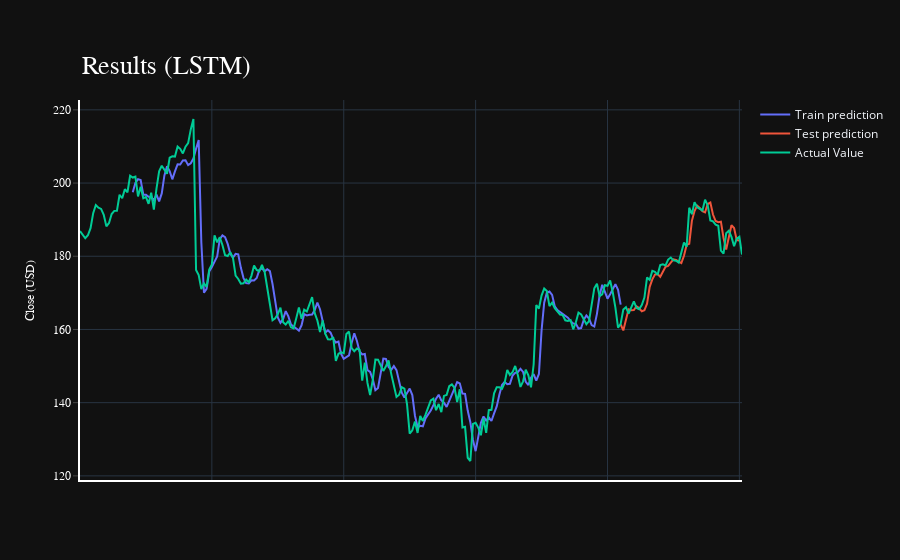

This figure's notebook cell:
### Markdown cell above
## 7. 绘制图像

### Code cell
import plotly.express as px
import plotly.graph_objects as go

fig = go.Figure()
fig.add_trace(go.Scatter(go.Scatter(x=result.index, y=result[0],
                    mode='lines',
                    name='Train prediction')))
fig.add_trace(go.Scatter(x=result.index, y=result[1],
                    mode='lines',
                    name='Test prediction'))
fig.add_trace(go.Scatter(go.Scatter(x=result.index, y=result[2],
                    mode='lines',
                    name='Actual Value')))
fig.update_layout(
    xaxis=dict(
        showline=True,
        showgrid=True,
        showticklabels=False,
        linecolor='white',
        linewidth=2
    ),
    yaxis=dict(
        title_text='Close (USD)',
        titlefont=dict(
            family='Rockwell',
            size=12,
            color='white',
        ),
        showline=True,
        showgrid=True,
        showticklabels=True,
        linecolor='white',
        linewidth=2,
        ticks='outside',
        tickfont=dict(
            family='Rockwell',
            size=12,
            color='white',
        ),
    ),
    showlegend=True,
    template = 'plotly_dark'

)



annotations = []
annotations.append(dict(xref='paper', yref='paper', x=0.0, y=1.05,
                              xanchor='left', yanchor='bottom',
                              text='Results (LSTM)',
                              font=dict(family='Rockwell',
                                        size=26,
                                        color='white'),
                              showarrow=False))
fig.update_layout(annotations=annotations)

fig.show()

### Figure 1 — Plotly figure (JSON) as saved in the notebook; plotly's stock layout.template omitted (floating-point values rounded to 4 significant figures; data arrays with more than 128 entries replaced by an {"elided": "..."} marker saying what was removed)
{"data": [{"mode": "lines", "name": "Train prediction", "x": {"elided": "252 int values"}, "y": {"elided": "252 float values"}, "type": "scatter"}, {"mode": "lines", "name": "Test prediction", "x": {"elided": "252 int values"}, "y": {"elided": "252 float values"}, "type": "scatter"}, {"mode": "lines", "name": "Actual Value", "x": {"elided": "252 int values"}, "y": {"elided": "252 float values"}, "type": "scatter"}], "layout": {"xaxis": {"showline": true, "showgrid": true, "showticklabels": false, "linecolor": "white", "linewidth": 2}, "yaxis": {"title": {"font": {"family": "Rockwell", "size": 12, "color": "white"}, "text": "Close (USD)"}, "tickfont": {"family": "Rockwell", "size": 12, "color": "white"}, "showline": true, "showgrid": true, "showticklabels": true, "linecolor": "white", "linewidth": 2, "ticks": "outside"}, "showlegend": true, "annotations": [{"font": {"color": "white", "family": "Rockwell", "size": 26}, "showarrow": false, "text": "Results (LSTM)", "x": 0.0, "xanchor": "left", "xref": "paper", "y": 1.05, "yanchor": "bottom", "yref": "paper"}]}}
